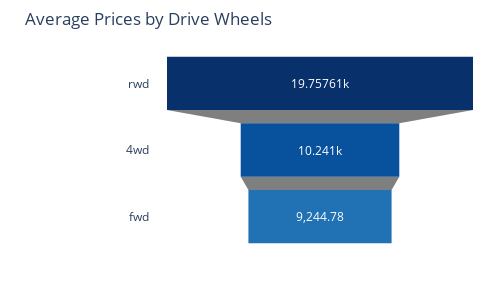

The notebook cell this image was saved under:
### Markdown cell above
<b> b) Average Price by Drive Wheels </b>

Now, we will create a Funnel chart for average price by drive wheels:

### Code cell
df_gptest3 = df[['drive-wheels', 'price']]
grouped_test_drivewheels = df_gptest3.groupby(['drive-wheels'], as_index=False).mean()
grouped_test_drivewheels = grouped_test_drivewheels.sort_values(by='price', ascending=False)

fig_drivewheels = go.Figure(go.Funnel(y=grouped_test_drivewheels['drive-wheels'], x=grouped_test_drivewheels['price'],
    textinfo='value', marker={'color': px.colors.sequential.Blues_r}))
fig_drivewheels.update_layout(title_text="Average Prices by Drive Wheels", template='plotly_white', width=500, height=300, margin=dict(l=150, r=10, t=50, b=50))
fig_drivewheels.show()

### Figure 1 — Plotly figure (JSON) as saved in the notebook; plotly's stock layout.template omitted (floating-point values rounded to 4 significant figures)
{"data": [{"marker": {"color": ["rgb(8,48,107)", "rgb(8,81,156)", "rgb(33,113,181)", "rgb(66,146,198)", "rgb(107,174,214)", "rgb(158,202,225)", "rgb(198,219,239)", "rgb(222,235,247)", "rgb(247,251,255)"]}, "textinfo": "value", "type": "funnel", "x": [19760.0, 10241, 9245.0], "y": ["rwd", "4wd", "fwd"]}], "layout": {"height": 300, "margin": {"b": 50, "l": 150, "r": 10, "t": 50}, "title": {"text": "Average Prices by Drive Wheels"}, "width": 500, "xaxis": {"autorange": true, "range": [-10980.0, 10980.0], "type": "linear"}, "yaxis": {"autorange": true, "range": [2.5, -0.5], "type": "category"}}}
